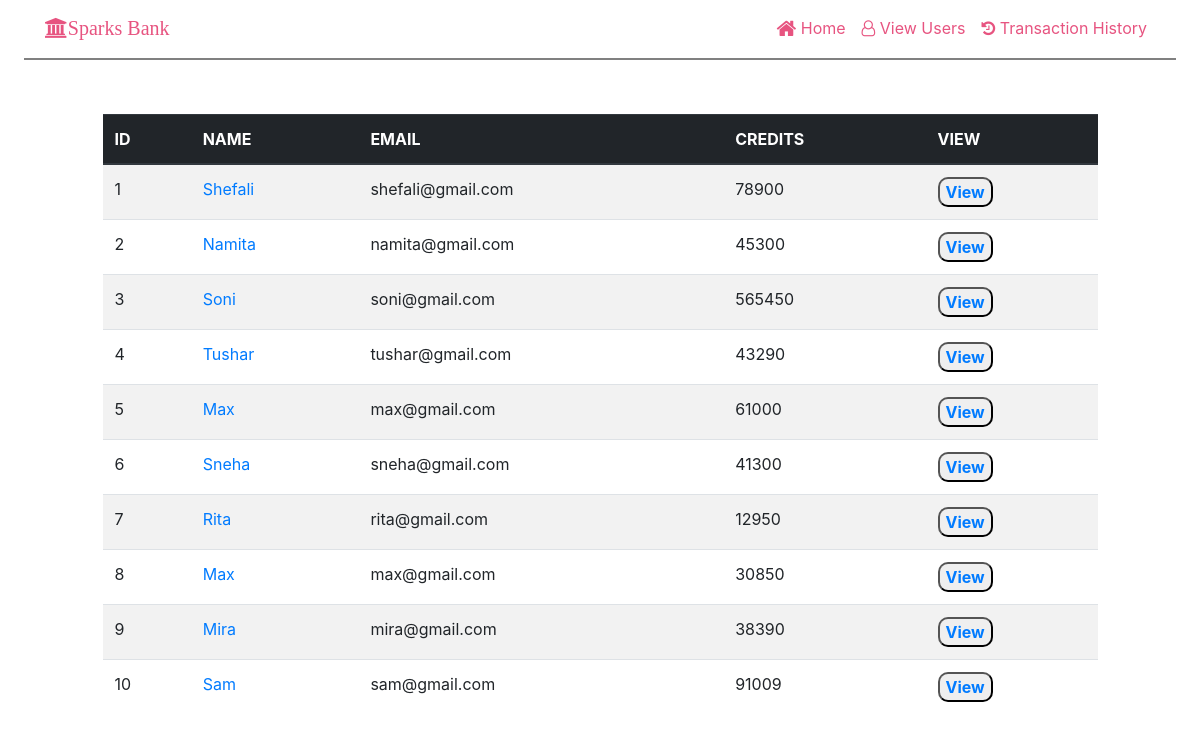
The page /allusers.php on the database its author committed.
### tables this page shows
CREATE TABLE `users` (
  `user_id` int(11) NOT NULL,
  `user_name` varchar(128) NOT NULL,
  `email` varchar(128) NOT NULL,
  `user_credits` int(11) NOT NULL
);

### allusers.php (the view, shortened to what this page needs)
<?php
require_once "config.php";
?>
<!DOCTYPE html>
<html lang="en">
<head>
  <link rel="stylesheet" href="https://stackpath.bootstrapcdn.com/bootstrap/4.5.2/css/bootstrap.min.css">
    <link rel="stylesheet" href="https://cdnjs.cloudflare.com/ajax/libs/font-awesome/4.7.0/css/font-awesome.min.css">
    <link rel="stylesheet" href="styles.css">
</head>
<body>
 <?php include("nav.php") ?>
 <nav class="navbar navbar-#E75480 bg-white navbar-expand-sm  fixed-top">
        <div class="container">
            <a class="navbar-brand mr-auto" style="color: #E75480"><i class="fa fa-university" aria-hidden="true">Sparks Bank</i></a>
            <div class="collapse navbar-collapse" id="Navbar">
                <ul class="navbar-nav ml-auto">
                    <li class="nav-item "><a class="nav-link" href="bank.html" style="color:#E75480"><span class="fa fa-home fa-lg"></span> Home</a></li>
                     <li class="nav-item active"><a class="nav-link" href="allusers.php" style="color: #E75480"><i class="fa fa-user-o" aria-hidden="true"></i></i> View Users</a></li>
                    <li class="nav-item"><a class="nav-link" href="history.php" style="color: #E75480"><i class="fa fa-history" aria-hidden="true"></i></span> Transaction History</a></li>
                </ul>
        </div>
      </div>
    </nav>
     <hr style="border:1px solid grey; width: 1150px">
<div class="row row-content">
        <div class="col-12 offset-sm-1 col-sm-10">
          <h2 style="padding-top: 30px ;text-align: center; color:white;"><b></b></h2>
            <div class="table-responsive ">
                <table class="table table-white table-striped">
                    <thead class="thead-dark">
                      <tr>
                      <th>ID</th>
                      <th>NAME</th>
                      <th>EMAIL</th>
                      <th>CREDITS</th>
                      <th>VIEW</th>
                      </tr>
                    </thead>
                    <tbody>
                      <tr>
                      <?php
                       $stmt = $pdo->query("SELECT * FROM users");
                       $rows = $stmt->fetchAll(PDO::FETCH_ASSOC);
                       if(count($rows)>0){
                         foreach($rows as $row ) { ?>
                         <td><?php echo htmlentities($row['user_id']); ?> </td>
                         <td><?php echo ('<a href="profile.php?user_id='.$row['user_id'].'">'.htmlentities($row['user_name']).'</a> ');
                                         ?>  </td>
                         <td><?php echo htmlentities($row['email']); ?> </td>
                         <td><?php echo htmlentities($row['user_credits']); ?> </td>
                         <td><button><?php  echo('<a href="profile.php?user_id='.$row['user_id'].'">'."View".'</a> ');
        ?></button></td>
                         </tr>
                         <?php }
                              }
                          ?>
                    </tbody>
                </table>
            </div>
        </div>
 </div>
</body>
</html>

### nav.php (shortened to what this page needs)
<!DOCTYPE html>
<html lang="en">
<head>
    <link rel="stylesheet" href="https://maxcdn.bootstrapcdn.com/bootstrap/4.0.0/css/bootstrap.min.css">
    <link rel="stylesheet" href="https://cdnjs.cloudflare.com/ajax/libs/font-awesome/4.7.0/css/font-awesome.min.css">
    <link rel = "stylesheet" href="https://cdnjs.cloudflare.com/ajax/libs/bootstrap-social/5.1.1/bootstrap-social.min.css">
    <link rel="stylesheet" type="text/css" href="styles.css">
    <link rel="stylesheet" type="text/css" href=">
</head>
 <body>
 <nav class="navbar navbar-dark bg-white navbar-expand-sm  fixed-top">
        <div class="container">
            <button class="navbar-toggler" type="button" data-toggle="collapse" data-target="#Navbar">
                <span class="navbar-toggler-icon"></span>
            </button>
            <a class="navbar-brand mr-auto" style="color: #E75480"><i class="fa fa-university" aria-hidden="true">Sparks Bank</i></a>
      </div>
</body>
</html><nav class="navbar navbar-#E75480 bg-white navbar-expand-sm  fixed-top">
        <div class="container">
            <a class="navbar-brand mr-auto" style="color: #E75480"><i>Sparks Bank</i></a>
            <div class="collapse navbar-collapse" id="Navbar">
                <ul class="navbar-nav ml-auto">
                    <li class="nav-item "><a class="nav-link" style="color:#E75480"><span class="fa fa-home fa-lg"></span> Home</a></li>
                     <li class="nav-item active"><a class="nav-link" href="allusers.php" style="color: #E75480"><i class="fa fa-user-o" aria-hidden="true"></i></i> View Users</a></li>
                    <li class="nav-item"><a class="nav-link" href="history.php" style="color: #E75480"><i class="fa fa-history" aria-hidden="true"></i></span> Transaction History</a></li>
                </ul>
        </div>
      </div>
    </nav>

### styles.css (style rules this page uses)
body { background-color: black no-repeat center center fixed; -webkit-background-size: cover; -moz-background-size: cover; -o-background-size: cover; background-size: cover; overflow-x: hidden; }
button { border-radius: 10px; font-weight: bold; }

### rows shown on the page
users: user_id "1", user_name "Shefali", email "shefali@gmail.com", user_credits "78900"
users: user_id "2", user_name "Namita", email "namita@gmail.com", user_credits "45300"
users: user_id "3", user_name "Soni", email "soni@gmail.com", user_credits "565450"
users: user_id "4", user_name "Tushar", email "tushar@gmail.com", user_credits "43290"
users: user_id "5", user_name "Max", email "max@gmail.com", user_credits "61000"
users: user_id "6", user_name "Sneha", email "sneha@gmail.com", user_credits "41300"
users: user_id "7", user_name "Rita", email "rita@gmail.com", user_credits "12950"
users: user_id "8", user_name "Max", email "max@gmail.com", user_credits "30850"
users: user_id "9", user_name "Mira", email "mira@gmail.com", user_credits "38390"
users: user_id "10", user_name "Sam", email "sam@gmail.com", user_credits "91009"
